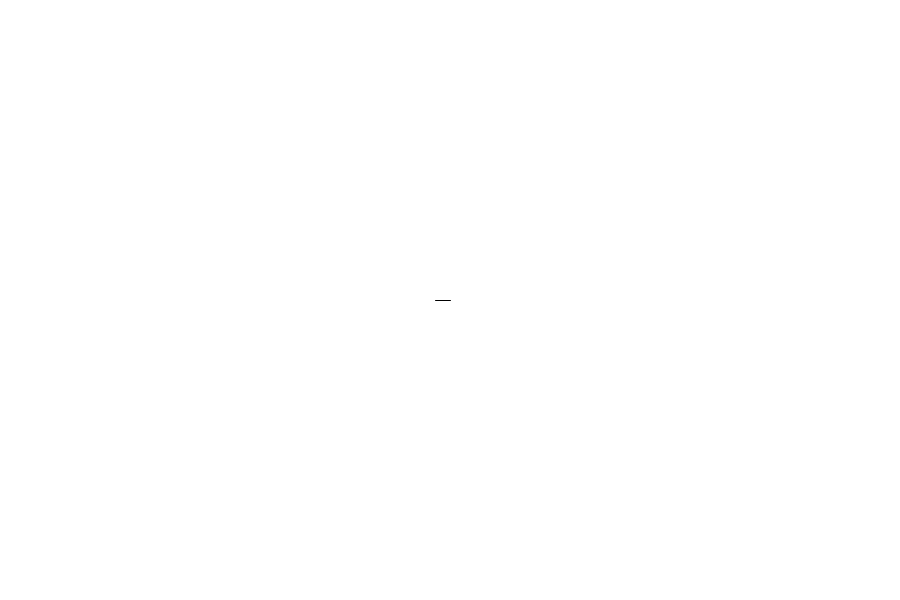
Frame 1 (no input)
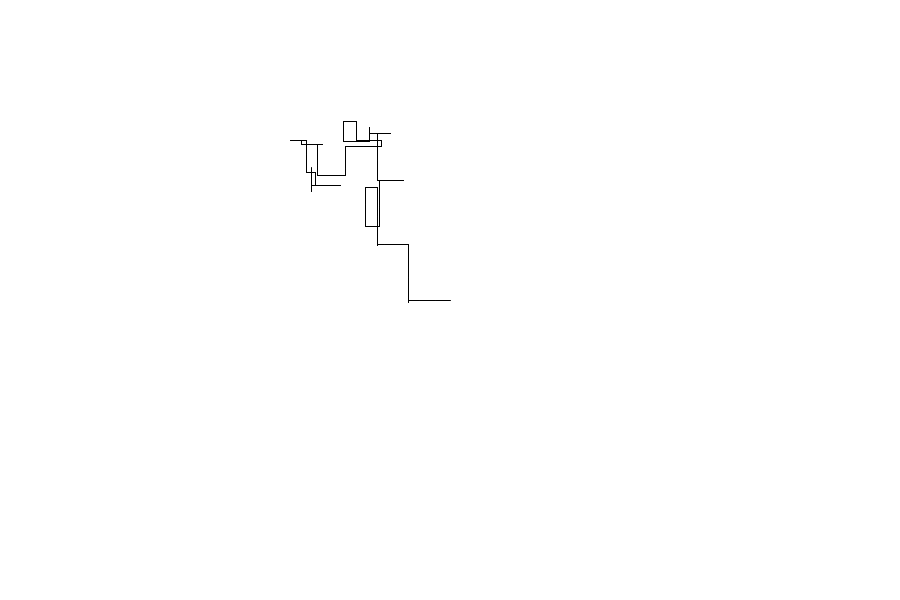
Frame 60 (the mouse pressed at the canvas centre just before this capture)
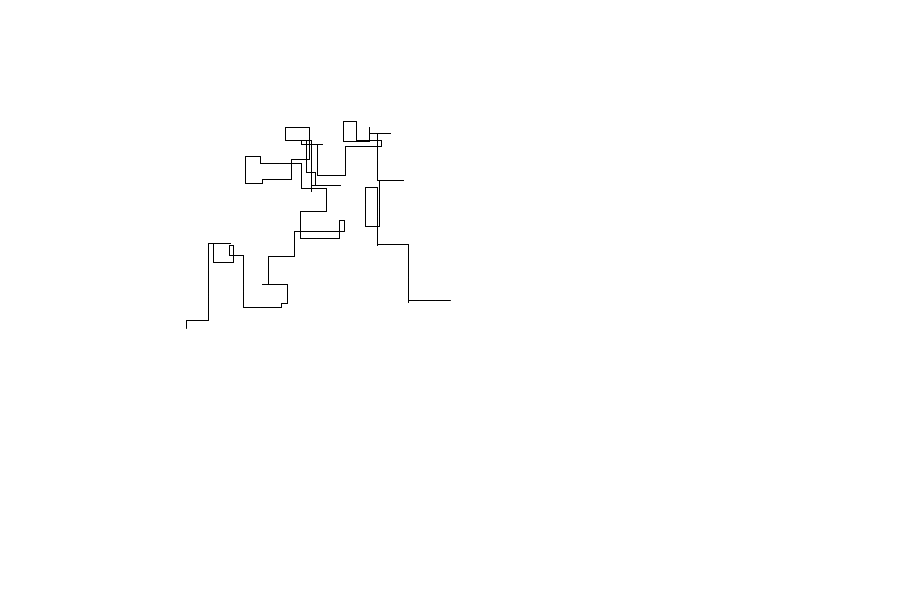
Frame 120 (the mouse held since frame 60 and released just before this capture)

The Processing sketch that drew these frames (run headless with seeded random() and noise(); from frame 60 on, the mouse is pressed at the canvas centre):

// Processing sketch: sketch_180208a
// ── sketch_180208a.pde
int x;
int y;
final int w = 900;
final int h = 600;

float mv = 30;
float step = 0.001;

void setup() {
  
   size(900,600);
   
   x = w/2;
   y = h/2;
   
   background(0xffffff);
   noFill();
   stroke(0);
   
   updatePixels();
}

void newPoint() {
  
  int dx = 0;
  int dy = 0;
  
  if(random(1) > 0.5) {
    dx = floor(2*random(mv) - mv);
  } else {
    dy = floor(2*random(mv) - mv);
  }
  
  int newY = y + dy;
  int newX = x + dx;
  
  if(newX < 0 || newY < 0 || newX > width || newY > height) {
    
    newPoint();
    return;
    
  }
  
  loadPixels();
  System.out.println("X " + String.valueOf(newX) + " Y: " + String.valueOf(newY) );
  float sample = red(pixels[newY*width+newX]);
  
  System.out.println(sample);

  if(sample == 255.0) {
    
      System.out.println("line");
      line(x,y, newX, newY);
      x = newX;
      y = newY;
   
      mv -= step;
      
  } else {
        
    newPoint();
    return;
  
  }
}

void draw() {

  
  newPoint();
 
  
}
